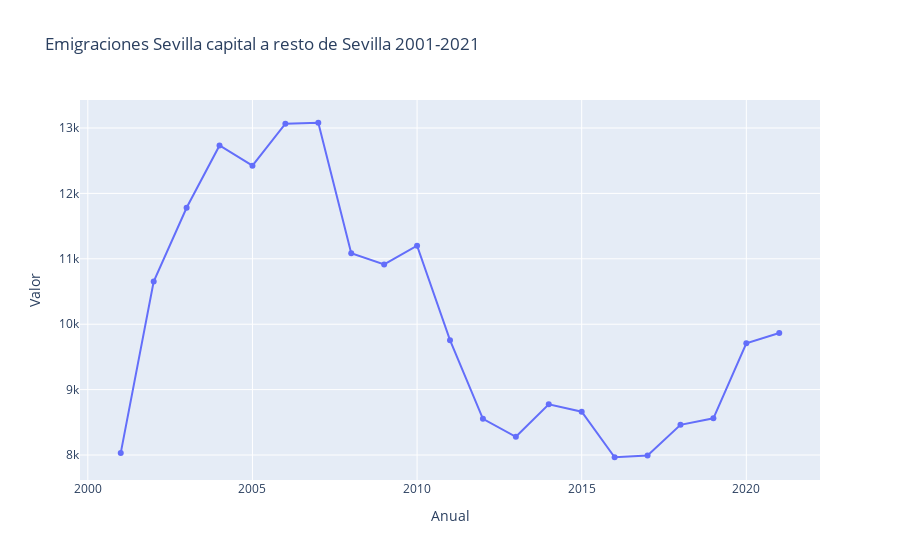

Notebook code cell kept with this figure:
### Code cell
fig3 = px.line(emig_sev_2001_2021,x='Anual',y='Valor', markers=True,title='Emigraciones Sevilla capital a resto de Sevilla 2001-2021')
fig3.show()

### Figure 1 — Plotly figure (JSON) as saved in the notebook; plotly's stock layout.template omitted (floating-point values rounded to 4 significant figures)
{"data": [{"hovertemplate": "Anual=%{x}<br>Valor=%{y}<extra></extra>", "legendgroup": "", "line": {"color": "#636efa", "dash": "solid"}, "marker": {"symbol": "circle"}, "mode": "markers+lines", "name": "", "orientation": "v", "showlegend": false, "type": "scatter", "x": [2001, 2002, 2003, 2004, 2005, 2006, 2007, 2008, 2009, 2010, 2011, 2012, 2013, 2014, 2015, 2016, 2017, 2018, 2019, 2020, 2021], "xaxis": "x", "y": [8032, 10652, 11781, 12733, 12423, 13066, 13080, 11085, 10914, 11200, 9756, 8553, 8279, 8776, 8663, 7966, 7993, 8461, 8561, 9708, 9866], "yaxis": "y"}], "layout": {"legend": {"tracegroupgap": 0}, "title": {"text": "Emigraciones Sevilla capital a resto de Sevilla 2001-2021"}, "xaxis": {"anchor": "y", "domain": [0, 1], "title": {"text": "Anual"}}, "yaxis": {"anchor": "x", "domain": [0, 1], "title": {"text": "Valor"}}}}
